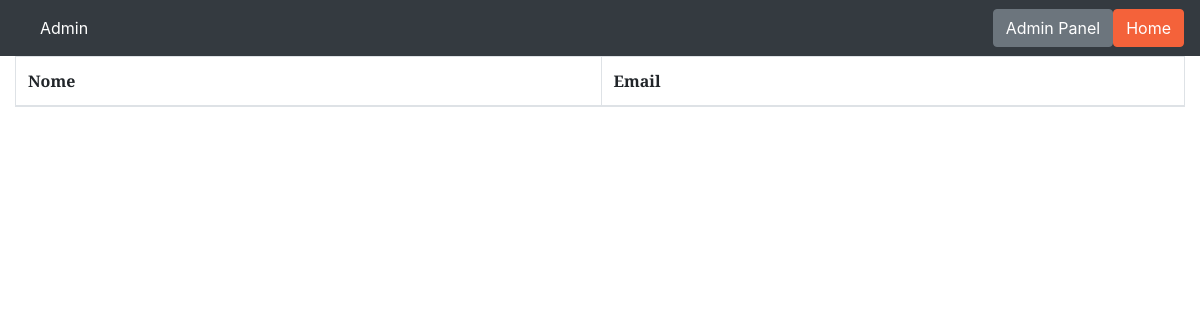
The page /admin/mailchimp.php on the database as committed earlier.
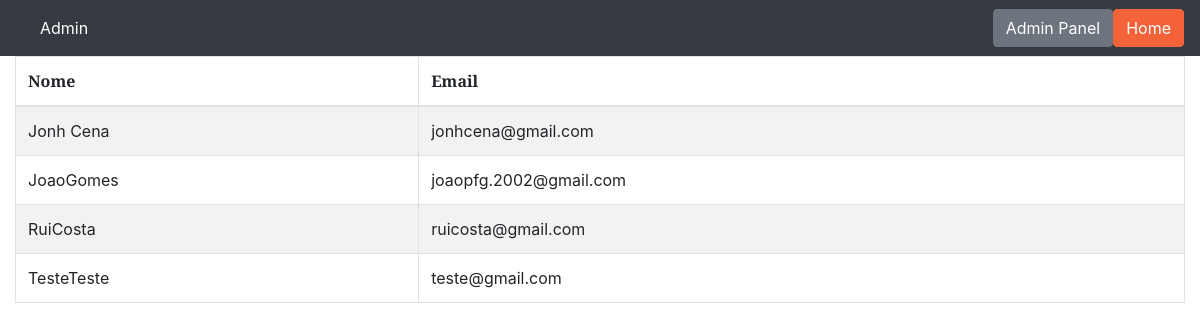
The same page on the database as committed later.
### tables this page shows
CREATE TABLE `mailchimp` (
  `fname` varchar(255) NOT NULL,
  `lname` varchar(255) NOT NULL,
  `email` varchar(255) NOT NULL
);

### admin/mailchimp.php (the view, shortened to what this page needs)
<?php
require '../includes/db.inc.php';
$sql = "SELECT * FROM mailchimp ";
    $result = mysqli_query( $conn, $sql);
?>
<!DOCTYPE html>
<html lang="en">
    <head>
        <link href="https://cdnjs.cloudflare.com/ajax/libs/magnific-popup.js/1.1.0/magnific-popup.min.css" rel="stylesheet" />
        <link href="../assets/css/styles.css" rel="stylesheet" />
    </head>
    <?php include "../assets/content/navbar_admin.php" ?>
    <div class="container-fluid">
    <div class="row">
        <div class="col-md col-sm-6">
        <table class="table table-striped table-bordered">
            <thead>
                <tr>
                    <th scope="col">Nome</th>
                    <th scope="col">Email</th>
                </tr>
            </thead>
            <tbody>
            <?php foreach($result as $row) :?>
                <tr>
                    <td><?= $row['fname'] . $row['lname']?></td>
                    <td><?= $row['email']?></td>
                </tr>
                <?php endforeach ?>
            </tbody>
        </table>
    </div>
    </div>
    </div>
    </body>
</html>

Rows that differ between the two databases and show on the page:
added mailchimp: fname "Jonh", lname "Cena", email "jonhcena@gmail.com"
added mailchimp: fname "Joao", lname "Gomes", email "joaopfg.2002@gmail.com"
added mailchimp: fname "Rui", lname "Costa", email "ruicosta@gmail.com"
added mailchimp: fname "Teste", lname "Teste", email "teste@gmail.com"
